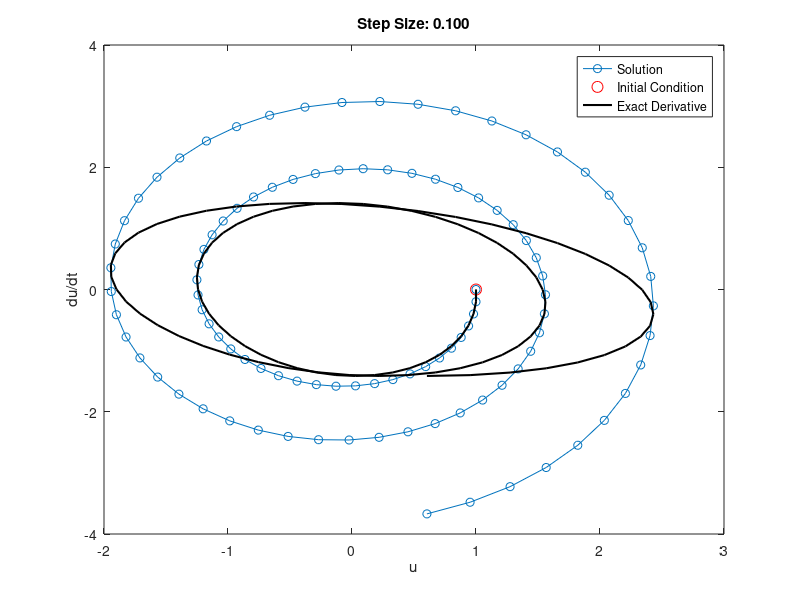
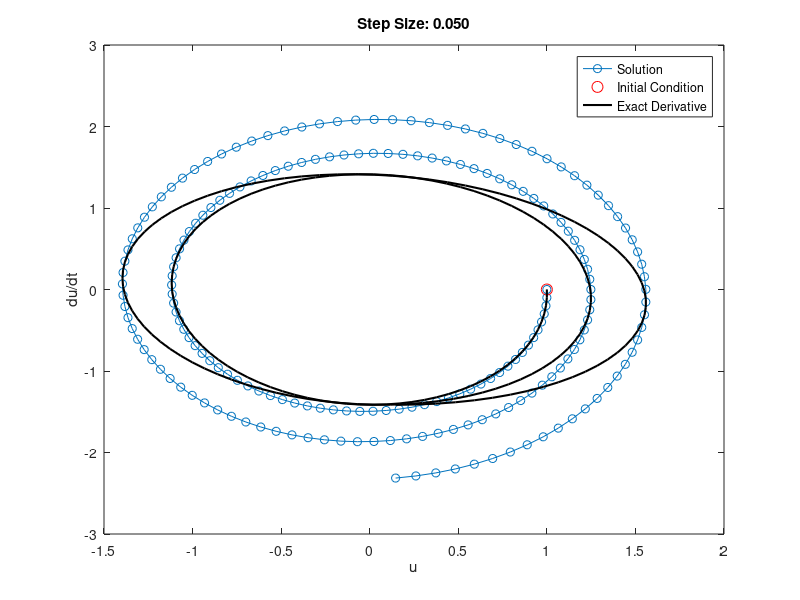
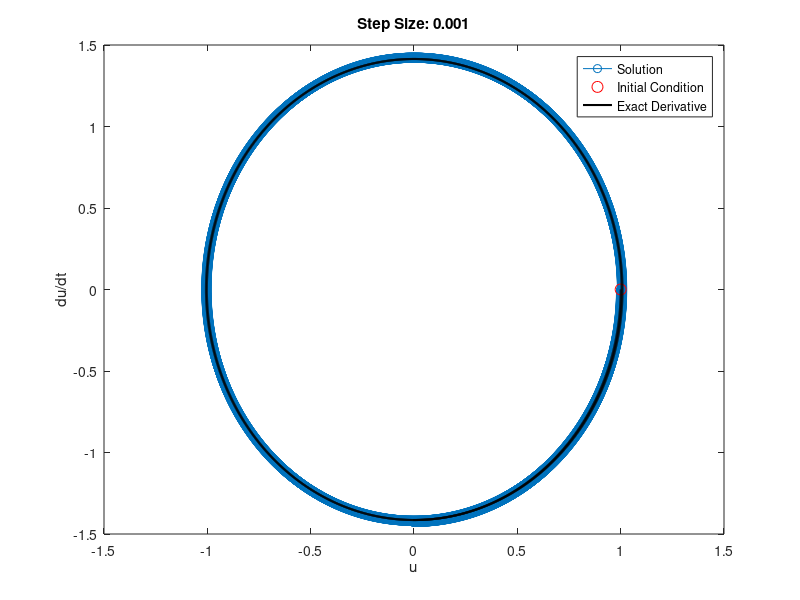
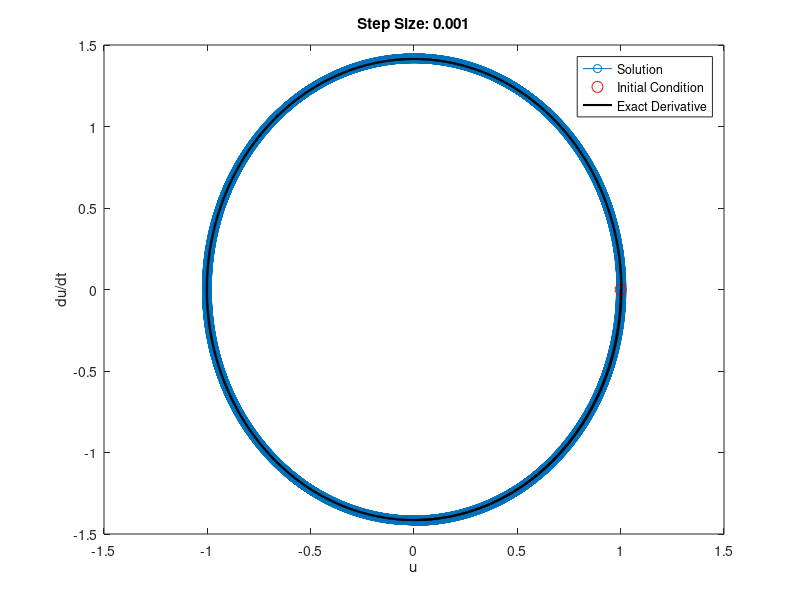

Write the MATLAB code that produced these figures, in order. (Note: this script raises an error after producing the figures.)
% Forward Euler Method for the given ODE
clc;
close all;
clear;

% Define parameters
t0 = 0;
t_final = 10;
u0 = 1;
du_dt_0 = 0;

% Define step sizes
step_sizes = [0.1, 0.05, 0.001, 0.0005, 0.00001];

% Initialize GTE_values to store errors
GTE_values = zeros(size(step_sizes));

% Initialize array to store slopes
slopes = zeros(size(step_sizes));

% Loop over different step sizes
for i = 1:length(step_sizes)
    h = step_sizes(i);
    num_steps = (t_final - t0) / h;

    % Forward Euler simulation
    t_numerical = linspace(t0, t_final, num_steps);
    u_numerical = zeros(size(t_numerical));
    du_dt_numerical = zeros(size(t_numerical));

    % Set initial conditions
    u_numerical(1) = u0;
    du_dt_numerical(1) = du_dt_0;

    % Forward Euler method
    for j = 2:num_steps
        du2_dt2 = -2 * u_numerical(j - 1); % Second derivative term
        u_numerical(j) = u_numerical(j - 1) + h * du_dt_numerical(j - 1);
        du_dt_numerical(j) = du_dt_numerical(j - 1) + h * du2_dt2;
    end

    % Analytical solution for the same time vector as the numerical solution
    t_analytical = linspace(t0, t_final, num_steps);
    du_dt_exact = -sqrt(2) * sin(sqrt(2) * t_analytical); % Exact derivative

    % Calculate the global truncation error (GTE)
    GTE_values(i) = abs(du_dt_numerical(end) - du_dt_exact(end));

    % Plot du/dt versus u
    figure;
    plot(u_numerical, du_dt_numerical, '-o');
    hold on;
    plot(u0, du_dt_0, 'ro', 'MarkerSize', 8);
    plot(u_numerical, du_dt_exact, 'k-', 'LineWidth', 1.5); % Plot exact derivative
    title(sprintf('Step Size: %0.3f', h));
    xlabel('u');
    ylabel('du/dt');
    legend('Solution', 'Initial Condition', 'Exact Derivative');

    % Calculate and store slope for log-log plot
    slopes(i) = log(GTE_values(i)) / log(h);

end

% Plot GTE versus step size on a log-log scale
figure;
loglog(step_sizes, GTE_values, 'o-');
title('GTE vs Step Size at Last Solution Point');
xlabel('Step Size');
ylabel('GTE');
grid on;

% Display slopes
disp('Slopes for log-log plot:');
disp(slopes);
